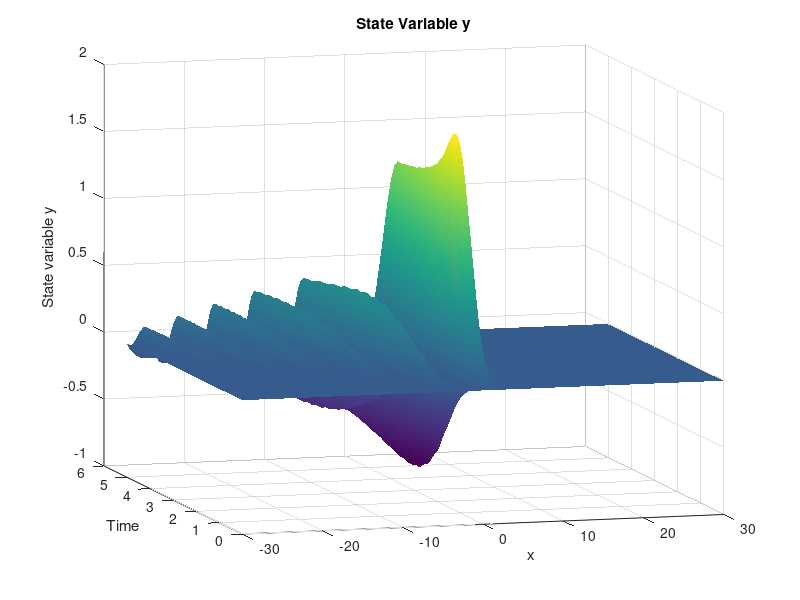

The MATLAB source for this figure: (Note: this script raises an error after producing the figure.)
function [u,y,p,args] = optimizationKdVInverseProblem()
    
    ClearClose();

    args = CreateParameters();
    args.matrices = BuildMatrices(args);
    
    % observation domain
    args.matrices.Obs = ...
        ComputeObservationMatrix(1,args.N+1,args);
    args.matrices.Adjoint = args.matrices.trial*...
        args.matrices.Obs*(args.matrices.trialTInv)';
    
    % control domain
    [chi, chiT] = ...
        ComputeControlMatrix(1,args.N+1,args);
    [chitime, chitimeT] = ...
        ComputeControlMatrixTime(1, args.nmax+1,args);
    
    % convolution of our dirac with smooth function
     [Conv,ConvT] = ComputeConvolutionMatrix(@fconvolution,args);
%     
     args.matrices.B = chi;
     args.matrices.BT = chiT;
     
     args.matrices.Bt = chitime;
     args.matrices.BtT = chitimeT;
     
         %% Uncomment if you want to check gradient/hessian
%     u = 1*ones(args.nmax+2, args.N+1);
%     CheckGradient(u, u, @solveState, @solveAdjoint, ...
%        @compute_j, @compute_derivatives_j, args);
%     CheckHessian(u, u, @solveState, @solveAdjoint, ...
%        @solveTangent, @solveDFH, @compute_j, @compute_second_derivatives_j, args);
%      
     
     
     %% Check forward problem
      u = zeros(args.nmax+1,args.N+1);%initialization of the control
      %build gaussian in time
      xm = 1;
      sigm = 0.4;
      mult = 10.0;
      u(:,args.N/2 + 5) = mult*1/(sigm*sqrt(2*pi))*exp(-0.5*(args.tdata(1:end-1) - xm).^2/(sigm^2));
   %   plot(args.tdata(1:end-1),u(:,args.N/2 + 5));
      %u(1:floor(args.nmax/2),args.N/2 + 5) = +10.0;
      %u(1:floor(args.nmax/2),args.N/2) = -0.0;
%      args.kappa1 = 0.8;
%      args.x0 = -20.0;
%      args.y0 = 12*args.kappa1^2*sech(args.kappa1*(args.chebyGL - args.x0)).^2;%valeurs aux chebypoints
      y = solveState(u,args);% one forward simulation for y
      plottedsteps=1:1:size(y.spatial,1);
      [tg,xg] = meshgrid(args.tdata(plottedsteps),args.chebyGL(1:end));
% %    
      surf(xg,tg,y.spatial(plottedsteps,:)');
      xlabel('x');ylabel('Time');zlabel('State variable y');
      title('State Variable y');
      view(-16,10);
      shading interp;
         

%% Uncomment if goal is: create a specific wave at final time
%     args.kappa1 = 0.9;
%     args.kappa2 = 0.7;
%     args.x0 = -10.0;
%     args.y0 = 12*args.kappa1^2*sech(args.kappa1*(args.chebyGL - args.x0)).^2;%valeurs aux chebypoints
%     args.yspecobs = args.matrices.trialT\(args.yobs)';
%    args.y0 = y.spatial(end,:);
    %args.yobs = awgn(y.spatial(end,:),20,'measured');
    amplitude = mean(abs(y.spatial(end,:)));
     args.yobs = y.spatial(end,:)+0.00*amplitude*randn(1,size(y.spatial(end,:),2));

    %+ 0.03* wgn(size(y.spatial(end,:),1),size(y.spatial(end,:),2),1);
 %   args.yobs = 12*args.kappa2^2*sech(args.kappa2*(args.chebyGL - 10.0)).^2;
    args.yspecobs = args.matrices.trialT\(args.yobs)';
    %plot(args.chebyGL, args.yobs)
%%  Start of the continuation strategy
    fprintf('Continuation strategy...\n');  
    q = 0.01*ones((args.nmax+1)*(args.N+1),1);%initialization of the normal variable
    u = proximalOp(q,args.gammaArray(1),args);
%     size(xg(:,1:end-1))
%     size(tg(:,1:end-1))
%     size(u')
%     surf(xg(:,1:end-1),tg(:,1:end-1),u');
%      xlabel('x');ylabel('Time');zlabel('State variable y');
%       title('State Variable y');
%       view(-16,10);
%       shading interp;
    for i=1:size(args.gammaArray,2)
        
        gamma = args.gammaArray(i);% regularization term in 1/gamma 
        
        if (i>1)%on change q pour garder le meme u alors
            q = u(:) + args.gammaArray(i-1)/gamma*(q - u(:));
            %unew = proximalOp(qnew,gamma,args);
            %max(unew(:) - u(:))
        end

%%  Start of Trust Region Steihaug globalization strategy
        fprintf('Steihaug-CG globalization strategy...\n');
        delta = args.delta;
        %gamma = args.gamma;% regularization term in 1/gamma
        fprintf('gamma = %d , alpha = %d, delta = %d\n', ...
            gamma, args.alpha, delta);
        abstol=1e-6;
        %     
        %q = 1.0*ones((args.nmax+1)*(args.N+1),1);%initialization of the normal variable
        qold = q;
    % 
        fold = inf;
        sigma = args.sigma;% Trust region radius
        sigmamax = args.sigmamax;

        for iter=1:(args.maxiter)
            % compute the current iterate for the control
            % u = P_gamma(q)
            % where P_gamma is the proximal operator
            u = proximalOp(q,gamma,args);
            % solve state equation y=S(u)
            y = solveState(u,args);% one forward simulation for y

            % compute reduced objective functional
            % f(u) = j + L12 + L22
            % f(u) = 1/2|y(u) - yd|^2 + gamma/2*|u|_{L2(L2)}^2 + alpha|u|_{L1(L2)}
            j = compute_j(u,y,args);
            norm12 = args.alpha*sum(args.matrices.MassS*( sqrt(sum(args.matrices.MassT*((u).*(u))))' ));
            
            %sqrt(args.dt*sum(u.*u)) )');
            uvec = u(:);
            norm22 = 0.5*gamma*uvec'*args.matrices.Mass*uvec;
            f = j + norm12 + norm22;

            if iter > 1
                %check for descent in objective functional
                sigmaold = sigma;
                if(fold < (1-1e-11)*f || isnan(f))%not a descent direction
                    sigma = 0.2*sigma;
                    fprintf('\t Reject step since %1.9e >~ %1.9e \t %1.2e -> %1.2e \n',...
                        f, fold, sigmaold, sigma);
                    q = qold;
                    u = uold;
                    y = yold;
                    f = fold;
                else
                    %evaluate the decrease predicted
                    %by the quadratic model (at the old iterate q)
                    %m(dv)
                    %du = proximalOp(dq,gamma,args)
                    du = proximalOpDerivative(q,dq,gamma,args);
                    DGdq = compute_reduced_hessian(q,dq,u,y,p,gamma,args);%TO DO, result shall be vector
                    model = G'*du(:) + 0.5*DGdq'*du(:);
                    rho = (f - fold)/model;

                    if(abs(rho-1) < 0.2)%trust region might be too small
                        sigma = min(2*sigma, sigmamax);
                    elseif(abs(rho-1) > 0.6)%trust region is be too big, no good approximation
                        sigma = 0.4*sigma;
                    end
                    fprintf('\t rho = %f, \t %1.2e -> %1.2e \n', ...
                        rho, sigmaold, sigma);
                end
            end  
            qold = q;
            uold = u;
            yold = y;
            fold = f;

            % reduced subgradient
            %
            % G(q) = q + \nabla j(P_gamma(a))
            % NB: we want G(q) = 0
            p = solveAdjoint(u,y,args);
            dj = compute_derivatives_j(u,y.spatial,p.spatial,args);
            G = args.matrices.Mass*(dj + gamma*q);

            % stopping criterion
            res = sqrt(G'*(args.matrices.Mass\G));
            fprintf('%d: f = %e, res=%e\n', iter,f,res);
            if(res < abstol || sigma < 1e-8)
                break
            end
            
            
            % compute the Newton update
            % DG(q) dq = -G(q)
            DG = @(dq) compute_reduced_hessian(q,dq, u, y, p, gamma, args);

            % with M(odified)PCG
            DP = @(dq) proximalOpDerivative(q,dq,gamma,args);
            [dq, flag, relres, pcggit] = SteihaugCG(DG, -G, 1e-5, floor(args.nmax/3),...
                args.matrices.Mass, sigma, DP);
            fprintf('krylov %s: iter=%d, relres=%e, |dq|=%e\n', ...
                flag, pcggit, relres, sqrt(dq'*args.matrices.Mass*dq))

            % apply (TR)-Newton update
            q = qold + dq;
            
            visunormq(2,q,gamma,args);


%             ugradient = proximalOp(q,gamma,args);
%             norm122 = args.alpha*sum(args.matrices.MassS*( sqrt(sum(args.matrices.MassT*((ugradient).*(ugradient))))' ));
%             uvec2 = ugradient(:);
%             norm222 = 0.5*gamma*uvec2'*args.matrices.Mass*uvec2;
%             
%             fprintf('pgp: %f, difference quot.: %f \n', ...
%                 gamma*qold'*args.matrices.Mass*(ugradient(:)-u(:)), ...
%                 norm122 + norm222 - norm12 - norm22);
%             
%             %gradient check
%             CheckGradient(u, ugradient - u, @solveState, @solveAdjoint, @compute_j, @compute_derivatives_j, args);
            myvisu(3,y.spatial,p.spatial,u,gamma,args);
        end %end TR-SN loop
        saveas(figure(2),strcat(...
            '/home/boulange/linux/Dropbox/KDV/SparseControlKdV/CrankNicolsonLeapFrogTermObs/Fig/','normqex1_2_smooth',...
            num2str(floor(1.0/gamma))),'fig');
        saveas(figure(3),strcat(...
            '/home/boulange/linux/Dropbox/KDV/SparseControlKdV/CrankNicolsonLeapFrogTermObs/Fig/',...
            'ex1_2_smooth_Gamma_',num2str(floor(1.0/gamma))),'fig');
    end %end loop on gamma
 end

function ClearClose()   
    % Close all figures including those with hidden handles
    close all hidden;

    % Store all the currently set breakpoints in a variable
    temporaryBreakpointData=dbstatus('-completenames');

    % Clear functions and their persistent variables (also clears breakpoints 
    % set in functions)
    clear functions;

    % Restore the previously set breakpoints
    dbstop(temporaryBreakpointData);

    % Clear global variables
    clear global;

    % Clear variables (including the temporary one used to store breakpoints)
    clear variables;
end

function args = CreateParameters()

    % Mesh
    args.D = 30; %domain is -50..50
    args.N = 256; %number of points
    args.k = args.N:-1:0;

    %Creation of Chebyshev Gauss-Lobatto points - our nodal basis
    args.chebyGL = cos(args.k*pi/args.N)*args.D;
    args.npoints = size(args.chebyGL,2);
    args.spacestep = [(args.chebyGL(2:end) - args.chebyGL(1:end-1))] ;
    args.ncells = args.npoints-1;

    %time argseters
    args.dt = 0.01;% time step for simulation
    args.tmax = 5.00;% maximum time for simulation
    args.nmax = round(args.tmax/args.dt);% induced number of time steps
    args.tdata = args.dt*(0:1:(args.nmax+1));
    args.maxiter = 1e3;

    % Optimization parameters
    args.alpha = 0.1;
    args.epsilon = 1e-12;


    % Trust region Steihaug globalization
    %args.gammaArray = 2.^[7:-1:-4];
    %args.gammaArray = [100];
    args.gammaArray = [10 1 0.5 0.1 0.05 0.025 0.01 0.0075 0.005 0.0025 0.001 0.00075 0.0005 0.00025 0.0001 0.00001 0.000001];
    %args.gamma = 1.0;
    args.delta = 1.0;
    args.sigma = 10.0;
    args.sigmamax = 100.0;
    %[10 100 500 1000 3000 7000 10000 30000 70000 100000 250000 500000 750000 1000000];

    % Misc
    args.coeffNL = 1.0;
    
    % default init
    args.y0 = zeros(1,args.N+1);
    args.dy0 = zeros(1,args.N+1);
    args.yobs = zeros(1,args.N+1);
    args.yspecobs = zeros(1,args.N-2)';
    args.q = 0.0*ones(args.nmax+2, args.N+1);
    
    args.normp = zeros(1,args.N+1);
    
    % physical parameters
    args.f = -0.250;
    args.coeff3d = -1.0/6.0;
    args.coeffburgers = 3.0/2.0;
    args.coeffsource = 1.0/2.0;

end

function matrices = BuildMatrices(args)

    % Creation of Legendre polynomia
    LP = zeros(args.N+1, args.npoints);
    for i=0:args.N
    aux = legendre(i,args.chebyGL/args.D);
    LP(i+1,:) = aux(1,:);
    end

    % Creation of basis funtions for the dual petrov galerkin method - our spectral basis
    LP0 = LP(1:end-3,:);
    LP1 = LP(2:end-2,:);
    LP2 = LP(3:end-1,:);
    LP3 = LP(4:end,:);
    j = 0:(args.N-3);
    jm1 = 1:(args.N-2);
    jm2 = 2:(args.N-1);
    jm3 = 3:args.N;
    j1 = -1:(args.N-4);
    j2 = -2:(args.N-5);
    j3 = -3:(args.N-6);

    coeff = (2*j+3)./(2*j+5);
    diagcoeff = spdiags(coeff',0,args.N-2,args.N-2);
    LP1 = diagcoeff*LP1;
    LP3 = diagcoeff*LP3;
    trial = LP0 - LP1 - LP2 + LP3;
    test = LP0 + LP1 - LP2 - LP3;

    % Creation of the matrices

    % mass matrix
    mdiag0 = 2./(2*j+1) - 2*(2*j+3)./((2*j+5).^2) + 2./(2*j+5) - ...
        2*(2*j+3).^2./((2*j+7).*(2*j+5).*(2*j+5));
    mdiag1 = 6./(2*j1+7);
    mdiag2 = -2./(2*j2+5)+2*(2*j2+3)./((2*j2+5).*(2*j2+9));
    mdiag3 = -2*(2*j3+3)./((2*j3+5).*(2*j3+7));
    mdiagm1 = -6./(2*jm1+5);
    mdiagm2 = -2./(2*jm2+1) + 2*(2*jm2-1)./((2*jm2+1).*(2*jm2+5));
    mdiagm3 = 2*(2*jm3-3)./((2*jm3-1).*(2*jm3+1));
    M =args.D*spdiags([mdiagm3' mdiagm2' mdiagm1' mdiag0'...
        mdiag1' mdiag2' mdiag3'],...
        -3:3, args.N-2, args.N-2);

    % matrix for linear transport term 
    pdiag0 = 4*(2*j+3)./(2*j+5);
    pdiag1 = -8./(2*j1+7);
    pdiag2 = -2*(2*j2+3)./(2*j2+5);
    pdiagm1 = 8./(2*jm1+5);
    pdiagm2 = -2*(2*jm2-1)./(2*jm2+1);
    P = -spdiags([pdiagm2' pdiagm1' pdiag0' pdiag1' pdiag2'],...
        -2:2, args.N-2, args.N-2);

    % matrix for 3rd order term
    sdiag0 =2*(2*j+3).^2;
    S = 1.0/(args.D^2)*spdiags(sdiag0',0,args.N-2,args.N-2);

    % mass matrix for trial basis only (to compute adjoint)
    adiag0 = -2./(2*j+5) + 8./(2*j+7) + 2./(2*j+1);
    adiag1 = -2./(2*j1+5) + 2./(2*j1+7) - 2*(2*j1+3)./((2*j1+5).*(2*j1+7));
    adiag2 = -2./(2*j2+5) - 2*(2*j2+3)./((2*j2+5).*(2*j2+9));
    adiag3 = 2*(2*j3+3)./((2*j3+5).*(2*j3+7));
    adiagm1 = -2./(2*j+5) + 2./(2*j+7) - 2*(2*j+3)./((2*j+5).*(2*j+7));
    adiagm2 = -2./(2*j+5) - 2*(2*j+3)./((2*j+5).*(2*j+9));
    adiagm3 = 2*(2*j+3)./((2*j+5).*(2*j+7));
    A = args.D*spdiags([adiagm3' adiagm2' adiagm1' adiag0' adiag1' adiag2' adiag3'], ...
        -3:3, args.N-2, args.N-2);

    % Fill in the structure
    matrices.A = A;
    matrices.M = M;
    matrices.Msource = 0.5*M;
    matrices.MT = M';
    eps = 2*args.D/(args.N);
    matrices.Mreg = matrices.M + eps*eye(size(matrices.M,1));
    matrices.MTreg = matrices.MT + eps*eye(size(matrices.MT,1));
    matrices.MTInv = inv(M');
    matrices.S = args.coeff3d*S;
    matrices.P = P;
    matrices.PT = P';
    matrices.Pnl = args.coeffburgers*P;
    matrices.PnlT = (matrices.Pnl)';
    matrices.fP = args.f*P;
    matrices.fPT = (matrices.fP)';
    matrices.test = test;
    matrices.trial = trial;
    matrices.trialT = trial';
    matrices.testT = test';
    matrices.testTInv = pinv(test');
    matrices.trialT = trial';
    matrices.trialTInv = pinv(trial');
    matrices.left=0.5*(M +args.dt*S);
    matrices.leftInv = inv(matrices.left);
    matrices.leftTInv = inv(matrices.left');
    matrices.right=0.5*(M -args.dt*S);
    matrices.rightT=matrices.right';
    matrices.M_leftTinv_dt = matrices.leftTInv*args.dt;
    matrices.M_leftTinv_rightT = matrices.leftTInv*(matrices.rightT);
    
    % control is discretized with linear finite elements in space
    % piecewise constant in time
    % construct the lumped mass matrix for space
    dx = [0,args.spacestep,0];
    matrices.MassS = spdiags(0.5*(dx(2:end) + dx(1:(end-1)))',...
        0,args.N+1, args.N+1);
    %matrices.MassSSource = 0.5*matrices.MassS;
    % construct the lumped mass matrix for time (actually P0 in time)
    matrices.MassT = args.dt*speye(args.nmax+1);
    matrices.MassT(1,1) = 0.5*args.dt;
    matrices.MassT(end,end) = 0.5*args.dt;
    % construct the matrix A for the inner product in H (space and time)
    % (u,v)_H = u'Av
    matrices.Mass = kron(matrices.MassS,matrices.MassT);%should be diag(MassT(i)*MassS)
    %matrices.MassSource = kron(matrices.MassSSource,matrices.MassT);
    
end

function [Obs] = ComputeObservationMatrix(i1,i2,args)
    observationdomain = i1:i2;
    Obs = zeros(args.N+1);
    for i=1:size(observationdomain,2)
        Obs(observationdomain(i), observationdomain(i)) = 1;
    end
end

function [B,BT] = ComputeControlMatrix(i1,i2,args)
    controldomain = i1:i2;
    B = zeros(args.N+1);    % q and dq are vectors - needs to be reshaped in matrices
%     gamma = args.gamma;
%     nmax = args.nmax;
%     MassT = args.matrices.MassT;
%     q = reshape(q,args.nmax+1,args.N+1);
%     dq = reshape(dq,args.nmax+1,args.N+1);
%     L2NormInTimeQ = sqrt(sum(MassT*((q).*(q))));
%     for k=1:(args.N+1)    % check norm 0           
%         if (L2NormInTimeQ(k) <= args.epsilon)
%             L2NormInTimeQ(k) = (args.alpha/gamma - args.epsilon);
%         end
%     end
%     ActiveSet = repmat(L2NormInTimeQ > args.alpha/gamma,args.nmax+1,1);
%     dpc = 1/args.gamma*ActiveSet.*...
%         (repmat(max(0,gamma-args.alpha./L2NormInTimeQ),nmax+1,1).*dq + ...
%             repmat(sum(MassT*((q).*(dq)))./(L2NormInTimeQ.^3),nmax+1,1).*(q));
%     dpc = dpc(:);
    for i=1:size(controldomain,2)
        B(controldomain(i), controldomain(i)) = 1.0;
    end
BT = B';  
end

function [Bt,BtT] = ComputeControlMatrixTime(i1,i2,args)
    controldomain = i1:i2;
    Bt = zeros(args.nmax+1);    % q and dq are vectors - needs to be reshaped in matrices
%     gamma = args.gamma;
%     nmax = args.nmax;
%     MassT = args.matrices.MassT;
%     q = reshape(q,args.nmax+1,args.N+1);
%     dq = reshape(dq,args.nmax+1,args.N+1);
%     L2NormInTimeQ = sqrt(sum(MassT*((q).*(q))));
%     for k=1:(args.N+1)    % check norm 0           
%         if (L2NormInTimeQ(k) <= args.epsilon)
%             L2NormInTimeQ(k) = (args.alpha/gamma - args.epsilon);
%         end
%     end
%     ActiveSet = repmat(L2NormInTimeQ > args.alpha/gamma,args.nmax+1,1);
%     dpc = 1/args.gamma*ActiveSet.*...
%         (repmat(max(0,gamma-args.alpha./L2NormInTimeQ),nmax+1,1).*dq + ...
%             repmat(sum(MassT*((q).*(dq)))./(L2NormInTimeQ.^3),nmax+1,1).*(q));
%     dpc = dpc(:);
    for i=1:size(controldomain,2)
        Bt(controldomain(i), controldomain(i)) = 1.0;
    end
    BtT = Bt';  
end

function res = fconvolution(x,x_center)
    %res = -0.626657*exp(-0.5*(x-x_center).^2).*(x-x_center);
    res = (x==x_center);
end

function [Conv,ConvT] = ComputeConvolutionMatrix(fconv,args)
    Conv = zeros(args.N+1, args.N+1);
    for i=1:args.N+1
        xi = args.chebyGL(i);
        for j=1:(args.N+1)
            xj = args.chebyGL(j);
            Conv(i,j) = fconv(xi,xj);
        end
    end
    ConvT = Conv';
end

%% %%%%%%%%%%%%%%%% solveState functions %%%%%%%%%%%%%%%%
function y = solveState(u, args)
    % parameters
    dt=args.dt;
    nmax=args.nmax;
    N=args.N;
    coeffNL=args.coeffNL;
    matrices = args.matrices;
    
    % state variables
    y.spatial = zeros(nmax+2,N+1);% spatial domain
    y.spec = zeros(nmax+2,N-2);% spectral domain
    
    % initialization
    yspec0 = matrices.trialT\(args.y0)';
    y.spatial(1,:) = args.y0;
    y.spec(1,:) = yspec0;
    u = args.matrices.Bt*((args.matrices.B)*(u'))';%effect of indicator function
    
    %uspec = matrices.trialT\u';
    %uspec=uspec';

    % first time step in the spectral space, semi implicit
    NLterm = (args.y0).^2;
    pNLterm=coeffNL*matrices.trialTInv*NLterm';
    yspec1 = matrices.leftInv*((0.5*matrices.M)*yspec0 ...
            + 0.5*dt*(-0.5*matrices.Pnl*pNLterm + matrices.fP*yspec0...
            + matrices.test*matrices.MassS*u(1,:)'));
    y1 = matrices.trialT*yspec1;
    y.spatial(2,:) = y1;
    y.spec(2,:) = yspec1;

    % Time loop for interior steps - Crank Nicolson Leap Frog scheme
    ym1 = y1;
    yspecm1 = yspec1;
    yspecm2 = yspec0;
    for i=2:nmax
        NLterm = ym1.*ym1;
        pNLterm=coeffNL*matrices.trialTInv*NLterm;
        yspeci = (matrices.leftInv)*( (matrices.right)*yspecm2 ...
          + dt*(-0.5*matrices.Pnl*pNLterm...
          + matrices.fP*yspecm1 ...
          + matrices.test*matrices.MassS*u(i,:)') );
        yi = matrices.trialT*yspeci;
        ym1 = yi;
        yspecm2 = yspecm1;
        yspecm1 = yspeci;
        y.spec(i+1,:) = yspeci;
        y.spatial(i+1,:) = yi;
       % if (sum(isnan(yi))>0)
       %     fprintf('stop NAN');
       % end
    end

    %last step 
    %minv=inv(matrices.M);
    NLterm = ym1.^2;
    pNLterm=coeffNL*matrices.trialTInv*NLterm;
    
%     rhs = ((matrices.right)*yspecm2 +...
%                 0.5*dt*(0.5*matrices.P*pNLterm + matrices.P*yspecm1)...
%                 + 0.5*matrices.M*yspecm1...
%                 + 1.0*0.5*dt*matrices.M*qspec(nmax+1,:)');
%     [yspecend,success,residual,itermeth] = gmres(matrices.M,rhs,[],args.tolgmres,N-2);
    yspecend = (matrices.Mreg)\((matrices.right)*yspecm2 ...
                + 0.5*dt*(-0.5*matrices.Pnl*pNLterm + matrices.fP*yspecm1)...
                + 0.5*matrices.M*yspecm1...
                + 1.0*0.5*dt*matrices.test*matrices.MassS*u(nmax+1,:)');
    yend = matrices.trialT*yspecend;
    y.spec(end,:) = yspecend;
    y.spatial(end,:) = yend;
    
end


%% %%%%%%%%%%%%%%%% solveAdjoint functions %%%%%%%%%%%%%%%%
function p = solveAdjoint(u,y,args)
    % parameters
    dt=args.dt;
    nmax=args.nmax;
    N=args.N;
    coeffNL = args.coeffNL;
    matrices = args.matrices;
    
    % state variables
    p.spatial = zeros(nmax+1,N+1);
    p.spec = zeros(nmax+1,N-2);

    yrev = y.spatial(end:-1:1,:);

    % initialization 
    % M is ill conditionned. Regularization added
    mt = matrices.MTreg;
    %rhs = (y.spec(end,:)' - args.yspecobs);
    %[pspec0,success,residual,itermeth] = gmres(mt,rhs,[],args.tolgmres,N-2);
    rhsspatial = args.matrices.Obs*(y.spatial(end,:)'- args.yobs');
    rhs = matrices.trialT\rhsspatial;
    %pspec0 = -mt\(matrices.A*(y.spec(end,:)' - args.yspecobs));
    pspec0 = -mt\(matrices.Adjoint*matrices.A*rhs);
    p0 = (matrices.testT)*(pspec0);
   
    p.spatial(1,:) = p0;
    p.spec(1,:) = pspec0;

    % first step
    NLterm = 0.5*2.0*yrev(2,:)'.*...
        (matrices.trialTInv'*(matrices.PnlT*pspec0));
    pNLterm=coeffNL*matrices.trial*NLterm;
    pspec1 = matrices.leftTInv*(0.5*matrices.MT*pspec0 +...
        0.5*dt*(matrices.fPT*pspec0 - pNLterm));
    p1 = matrices.testT*pspec1;
    p.spatial(2,:) = p1;
    p.spec(2,:) = pspec1;
    
    pspecm1 = pspec1;
    pspecm2 = pspec0;
    %Time loop
    for i = 2:nmax
        NLterm = 0.5*2.0*yrev(i+1,:)'.*...
            (matrices.trialTInv'*(matrices.PnlT*pspecm1));
        pNLterm=coeffNL*matrices.trial*NLterm;
        pspeci = matrices.M_leftTinv_rightT*pspecm2...
            + matrices.M_leftTinv_dt* (matrices.fPT*pspecm1 - pNLterm);
        pi = matrices.testT*pspeci;
        pspecm2 = pspecm1;
        pspecm1 = pspeci; 
        p.spec(i+1,:) = pspeci;
        p.spatial(i+1,:) = pi;
    end
    p.spec = p.spec(end:-1:1,:);
    p.spatial = p.spatial(end:-1:1,:);
end

%% %%%%%%%%%%%%%%%% Tracking term %%%%%%%%%%%%%%%%
function j = compute_j(u,y,args)
    discr = args.matrices.Obs*(y.spatial(end,:)'-args.yobs');
    ymyd = args.matrices.trialT\discr;
    j = 0.5*ymyd'*(args.matrices.A*ymyd);
end

function dj = compute_derivatives_j(u,y,p,args)%do not forget time in inner product
    %p: row = time, column = space
    dj = -args.matrices.BtT*((args.matrices.BT)*(p)')';%each column is B*p(t_i)
    dj = dj(:);%makes a vector
end

function ddj = compute_second_derivatives_j(u, y, p, du, dy, dp,args)
    ddj = -args.matrices.BtT*((args.matrices.BT)*(dp)')';%each column is B*dp(t_i)
    ddj = ddj(:);%makes a vector
end

%% %%%%%%%%%%%%%%%% solveTangent functions %%%%%%%%%%%%%%%%
function dy = solveTangent(u, y, du, args)
    dt=args.dt;
    nmax=args.nmax;
    N=args.N;
    coeffNL = args.coeffNL;
    matrices = args.matrices;

    % Storage matrices
    dy.spatial = zeros(nmax+2,N+1);
    dy.spec = zeros(nmax+2,N-2);

    % initial condition and source in the spectral space
    dyspec0=matrices.trialTInv*(args.dy0)';
    du = args.matrices.Bt*(args.matrices.B*(du'))';%effect of indicator function
    %duspec = matrices.trialTInv*du';
    %duspec=duspec';
    dy.spatial(1,:) = args.dy0;
    dy.spec(1,:) = dyspec0;

    %first time step in the spectral space, semi implicit
    NLterm = y.spatial(1,:).*(args.dy0);
    pNLterm = coeffNL*matrices.trialTInv*NLterm';
    dyspec1 = matrices.leftInv*((0.5*matrices.M)*dyspec0 ...
        + 0.5*dt*(-matrices.Pnl*pNLterm + matrices.fP*dyspec0 ...
        + matrices.test*matrices.MassS*du(1,:)'));
    dy1 = matrices.trialT*dyspec1;
    dy.spatial(2,:) = dy1;
    dy.spec(2,:) = dyspec1;

    % Time loop
    dym1 = dy1;
    dyspecm1 = dyspec1;
    dyspecm2 = dyspec0;
    for i=2:nmax
        NLterm = y.spatial(i,:)'.*dym1;
        pNLterm = coeffNL*matrices.trialTInv*NLterm;
        dyspeci = (matrices.leftInv)*( (matrices.right)*dyspecm2 ...
          + dt*(-matrices.Pnl*pNLterm...
          + matrices.fP*dyspecm1 ...
          + matrices.test*matrices.MassS*du(i,:)') );
        dyi = matrices.trialT*dyspeci;
        dym1 = dyi;
        dyspecm2 = dyspecm1;
        dyspecm1 = dyspeci;
        dy.spec(i+1,:) = dyspeci;
        dy.spatial(i+1,:) = dyi;
    end
    
    % last step
    minv=inv(matrices.M);
    NLterm = y.spatial(nmax+1,:)'.*dym1;
    pNLterm=coeffNL*matrices.trialTInv*NLterm;
    
%     rhs = ((matrices.right)*dyspecm2...
%                     + 0.5*dt*(matrices.P*pNLterm + matrices.P*dyspecm1)...
%                     + 0.5*matrices.M*dyspecm1...
%                     + 1.0*0.5*dt*matrices.M*dqspec(nmax+1,:)');
%     [dyspecend,success,residual,itermeth] = gmres(matrices.M,rhs,[],args.tolgmres,N-2);
    dyspecend = (matrices.Mreg)\((matrices.right)*dyspecm2...
                   + 0.5*dt*(-matrices.Pnl*pNLterm + matrices.fP*dyspecm1)...
                   + 0.5*matrices.M*dyspecm1...
                   + 1.0*0.5*dt*matrices.test*matrices.MassS*du(nmax+1,:)');
     dyend = matrices.trialT*dyspecend;
     dy.spec(end,:) = dyspecend;
     dy.spatial(end,:) = dyend;
end


%% %%%%%%%%%%%%%%%% solveDFH functions %%%%%%%%%%%%%%%%
function dp = solveDFH(u, y, p, du, dy, args)
    dt=args.dt;
    nmax=args.nmax;
    N=args.N;
    coeffNL = args.coeffNL;
    matrices = args.matrices;

    %source term
    yrev = y.spatial(end:-1:1,:);
    dyrev = dy.spatial(end:-1:1,:);
    pspecrev=p.spec(end:-1:1,:);

    % Storage array
    dp.spatial = zeros(nmax+1,N+1);
    dp.spec = zeros(nmax+1,N-2);

    %initial condition
    mt = matrices.MTreg;
    %rhs = -matrices.A*(dy.spec(end,:)');
    %[dpspec0,success,residual,itermeth] = gmres(mt,rhs,[],args.tolgmres,N-2);
    rhsspatial = args.matrices.Obs*(dy.spatial(end,:)');
    rhsspec = matrices.trialT\rhsspatial;
    dpspec0= -mt\(matrices.Adjoint*matrices.A*(rhsspec));
    dp0 = (matrices.testT)*(dpspec0);
    
    dp.spatial(1,:) = dp0;
    dp.spec(1,:) = dpspec0;

    %first step

    NLterm = yrev(2,:)'.*(matrices.trialTInv'*(matrices.PnlT*dpspec0));
    NLterm2 = dyrev(2,:)'.*...
        (matrices.trialTInv'*(matrices.PnlT*pspecrev(1,:)'));
    pNLterm = coeffNL*matrices.trial*(NLterm+NLterm2);

    dpspec1 = matrices.leftTInv*(0.5*matrices.MT*dpspec0 + ...
        0.5*dt*(matrices.fPT*dpspec0 - pNLterm));
    dp1 = matrices.testT*dpspec1;

    dp.spatial(2,:) = dp1;
    dp.spec(2,:) = dpspec1;
    dpspec2 = dpspec0;
    
    % Time loop
    for i = 2:(nmax)
        NLterm = yrev(i+1,:)'.*(matrices.trialTInv'*(matrices.PnlT*dpspec1));
        NLterm2 = dyrev(i+1,:)'.*...
            (matrices.trialTInv'*(matrices.PnlT*pspecrev(i,:)'));
        pNLterm = coeffNL*matrices.trial*(NLterm+NLterm2);

        dpspeci=matrices.M_leftTinv_rightT*dpspec2...
                + matrices.M_leftTinv_dt* (matrices.fPT*dpspec1 - pNLterm );
        dpi = matrices.testT*dpspeci;
        dpspec2 = dpspec1;
        dpspec1 = dpspeci; 
        dp.spec(i+1,:) = dpspeci;
        dp.spatial(i+1,:) = dpi;
    end
    %reverse results
    dp.spec = dp.spec(end:-1:1,:);
    dp.spatial = dp.spatial(end:-1:1,:);
end


%% %%%%%%%%%%%%%%%% Proximal map %%%%%%%%%%%%%%%%
function u = proximalOp(q,gamma,args)
    %q is here a vector - needs to be transformed in a matrix
    %gamma = args.gamma;
    q = reshape(q,args.nmax+1,args.N+1);
    L2NormInTimeQ = sqrt(sum(args.matrices.MassT*((q).*...
        (q))));
    %size(L2NormInTimeQ)
    for k=1:(args.N+1)    % check norm 0           
        if (L2NormInTimeQ(k) <= args.epsilon)
            L2NormInTimeQ(k) = (args.alpha/gamma - args.epsilon);
        end
    end
    u = 1/gamma*repmat(max(0,gamma-args.alpha./L2NormInTimeQ),...
        args.nmax+1,1).*(q);
end

function dpc = proximalOpDerivative(q,dq,gamma,args)
    % q and dq are vectors - needs to be reshaped in matrices
    %gamma = args.gamma;
    nmax = args.nmax;
    MassT = args.matrices.MassT;
    q = reshape(q,args.nmax+1,args.N+1);
    dq = reshape(dq,args.nmax+1,args.N+1);
    L2NormInTimeQ = sqrt(sum(MassT*((q).*(q))));
    for k=1:(args.N+1)    % check norm 0           
        if (L2NormInTimeQ(k) <= args.epsilon)
            L2NormInTimeQ(k) = (args.alpha/gamma - args.epsilon);
        end
    end
    ActiveSet = repmat(L2NormInTimeQ > args.alpha/gamma,args.nmax+1,1);
    dpc = 1/gamma*ActiveSet.*...
        (repmat(max(0,gamma-args.alpha./L2NormInTimeQ),nmax+1,1).*dq + ...
            args.alpha*repmat(sum(MassT*((q).*(dq)))./(L2NormInTimeQ.^3),nmax+1,1).*(q));
    dpc = dpc(:);
end

%% %%%%%%%%%%%%%%%%% Reduced Hessian %%%%%%%%%%%%%%%
function DGh = compute_reduced_hessian(q,dq,u,y,p,gamma,args)
% dq is an array
% Newton derivative of G
%
% DG(q)dq = dq + Hj(Pc(q))DPc(q)dq
%
% NB: chain rule for semismoothness
    %du = proximalOp(dq,gamma,args); 
    du = proximalOpDerivative(q,dq,gamma,args);
    du = reshape(du,args.nmax+1,args.N+1);
    dy = solveTangent(u, y, du, args);
    dp = solveDFH(u, y, p, du, dy, args);
    ddj = compute_second_derivatives_j(u,y.spatial,p.spatial,...
        du,dy.spatial,dp.spatial,args);

    DGh = args.matrices.Mass*(gamma*dq + ddj);%include mass matrix in result

end

%%%%%%%%%%%%%%%%%%%%%%%%%%%%%%%%%%%%%
%%%%%%%%%% VISUALIZATION %%%%%%%%%%%%
%%%%%%%%%%%%%%%%%%%%%%%%%%%%%%%%%%%%%
function visunormq(nfig,q,gamma,args)
    q2 = reshape(q,args.nmax+1,args.N+1);
    L2NormInTimeQ = sqrt(sum(args.matrices.MassT*((q2).*(q2))));
    figure(nfig);
    clf(nfig);
    hold on;
    plot(L2NormInTimeQ);
    plot(args.alpha/gamma*ones(1,size(L2NormInTimeQ,2)));
    xlabel('x');ylabel('||q||_{L^2(I)}');
    hold off;
end

function myvisu(nfig,y,p,q,gamma,args,plottedsteps)
    %% 3D - Vizualization
    figure(nfig);
    plottedsteps=1:2:size(y,1);
    [tg,xg] = meshgrid(args.tdata(plottedsteps),args.chebyGL(1:end));
    
    subplot(2,2,1), surf(xg,tg,y(plottedsteps,:)');
    xlabel('x');ylabel('Time');zlabel('y');
    title('State Variable y');
    %axis([-16,16,0,0.5,-1.5,1.5]);
    view(-8,40);
    shading interp;
    
    subplot(2,2,2), surf(xg,tg,p(plottedsteps,:)');
    xlabel('x');ylabel('Time');zlabel('p');
    title('Adjoint state');
    %axis([-16,16,0,0.5,-0.1,0.1]);
    view(-8,40);
    shading interp;
    
    subplot(2,2,3), surf(xg,tg,q(plottedsteps,:)');
    xlabel('x');ylabel('Time');zlabel('u');
    title('Current Control');
    %axis([-16,16,0,0.5,-2,3]);
    view(-8,40);
    shading interp;
    
    subplot(2,3,6), plot(args.chebyGL(1:end),args.matrices.Obs*(y(end,:)'-args.yobs'));
    xlabel('x');zlabel('y(T) - yobs');
    title('Error');

    str = sprintf('Optimization, gamma = %d', gamma);
    suptitle(str);
    
    drawnow();
end